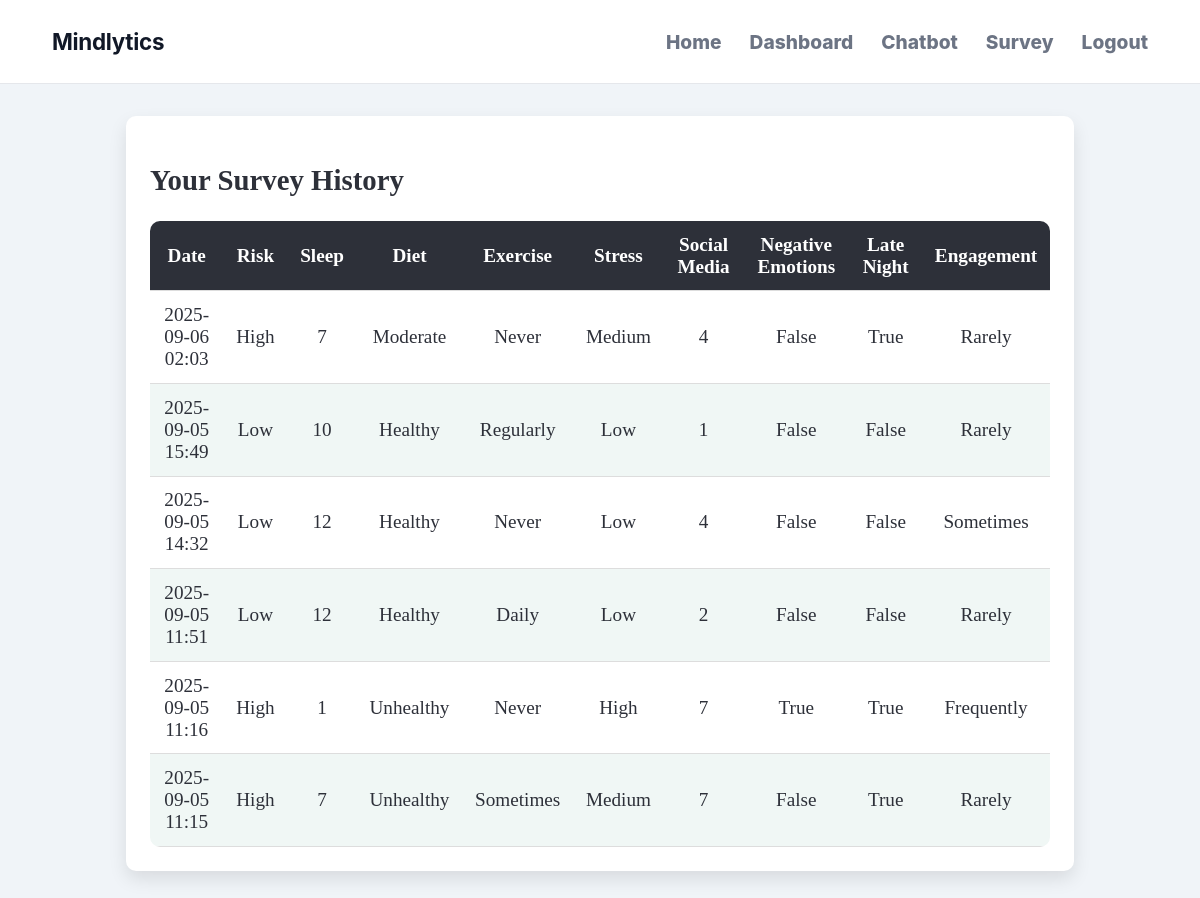
Page /dashboard (signed in) on the earlier database version.
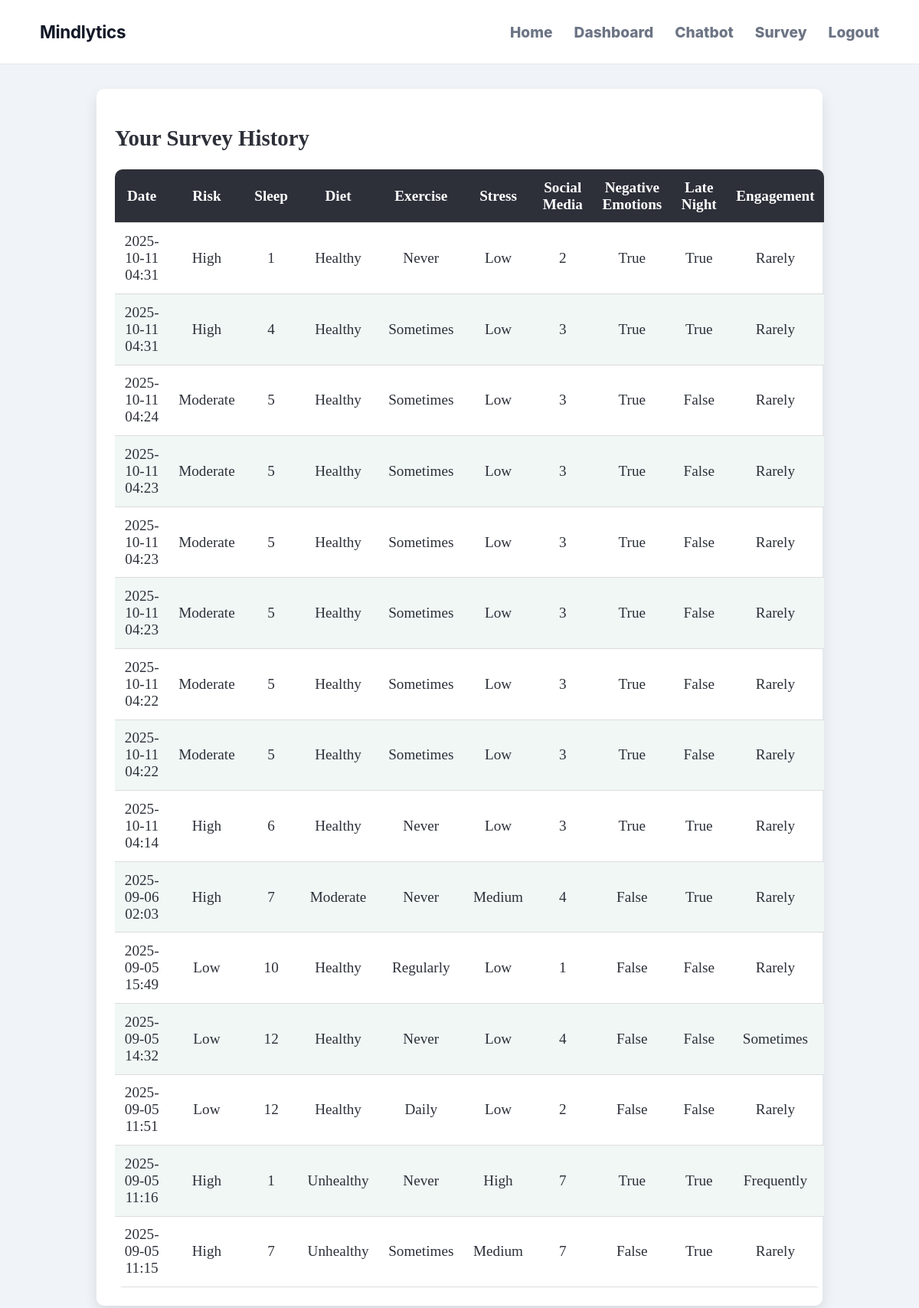
Same page on the later database version.
### app.py (models this page shows)
class SurveyResponse(db.Model):
    id = db.Column(db.Integer, primary_key=True)
    user_id = db.Column(db.Integer, db.ForeignKey('user.id'))
    sleep_hours = db.Column(db.Integer)
    diet = db.Column(db.String(20))
    exercise_frequency = db.Column(db.String(20))
    stress_level = db.Column(db.String(20))
    social_media_time = db.Column(db.Integer)
    negative_emotions = db.Column(db.Boolean)
    late_night_scrolling = db.Column(db.Boolean)
    engagement_frequency = db.Column(db.String(20))
    result = db.Column(db.String(10))
    timestamp = db.Column(db.DateTime)

### app.py (the view)
@app.route('/dashboard')
@login_required
def dashboard():
    surveys = SurveyResponse.query.filter_by(user_id=current_user.id).order_by(SurveyResponse.timestamp.desc()).all()
    return render_template('dashboard.html', surveys=surveys)

### app.py (called while the page is built)
@login_manager.user_loader
def load_user(user_id):
    return User.query.get(int(user_id))

### templates/dashboard.html
{% extends "base.html" %}
{% block css %}
<link rel="stylesheet" href="{{ url_for('static', filename='dashboard.css') }}">
{% endblock %}
{% block content %}
<h2>Your Survey History</h2>
<table>
    <thead>
      <tr>
          <th>Date</th>
          <th>Risk</th>
          <th>Sleep</th>
          <th>Diet</th>
          <th>Exercise</th>
          <th>Stress</th>
          <th>Social Media</th>
          <th>Negative Emotions</th>
          <th>Late Night</th>
          <th>Engagement</th>
      </tr>
    </thead>
    <tbody>
      {% for survey in surveys %}
      <tr>
          <td>{{ survey.timestamp.strftime("%Y-%m-%d %H:%M") }}</td>
          <td>{{ survey.result }}</td>
          <td>{{ survey.sleep_hours }}</td>
          <td>{{ survey.diet }}</td>
          <td>{{ survey.exercise_frequency }}</td>
          <td>{{ survey.stress_level }}</td>
          <td>{{ survey.social_media_time }}</td>
          <td>{{ survey.negative_emotions }}</td>
          <td>{{ survey.late_night_scrolling }}</td>
          <td>{{ survey.engagement_frequency }}</td>
      </tr>
      {% endfor %}
    </tbody>
</table>
{% endblock %}

### templates/base.html (shortened to what this page needs)
<!doctype html>
<html lang="en">
<head>
  <link rel="stylesheet" href="{{ url_for('static', filename='common.css') }}">
  {% block css %}{% endblock %}
</head>
<body>
  {% include 'navbar.html' %}
  <main>
    {% block content %}{% endblock %}
  </main>
</body>
</html>

### templates/navbar.html
<nav class="navbar">
  <div class="navbar-container">
    <div class="navbar-brand">
      <a href="{{ url_for('index') }}">Mindlytics</a>
    </div>
    <ul class="navbar-menu">
      <li><a href="{{ url_for('index') }}">Home</a></li>
      {% if current_user.is_authenticated %}
        <li><a href="{{ url_for('dashboard') }}">Dashboard</a></li>
        <li><a href="{{ url_for('chatbot_view') }}">Chatbot</a></li>
        <li><a href="{{ url_for('survey') }}">Survey</a></li>
        <li><a href="{{ url_for('logout') }}">Logout</a></li>
      {% else %}
        <li><a href="{{ url_for('login') }}">Login</a></li>
        <li><a href="{{ url_for('signup') }}">Register</a></li>
      {% endif %}
    </ul>
  </div>
</nav>

### static/common.css (style rules this page uses)
body { font-family: 'Times New Roman', Times, serif; background: #f0f4f8; color: rgb(45, 48, 57); margin: 0; min-height: 100vh; font-size: larger; }
main { max-width: 900px; margin: 2rem auto; padding: 1.5rem; background: white; border-radius: 10px; box-shadow: 0 8px 18px rgba(0,0,0,0.1); }
.navbar { background: #fbfcfc; padding: 1rem 2rem; color: white; justify-content: space-between; align-items: center; }
.navbar a { color: rgb(108, 116, 132); text-decoration: none; font-weight: 800; }
.navbar { background-color: #ffffff; border-bottom: 1px solid #e5e7eb; font-family: "Inter", system-ui, sans-serif; position: sticky; top: 0; z-index: 1000; }
.navbar-container { max-width: 1200px; margin: 0 auto; padding: 0.75rem 1.25rem; display: flex; justify-content: space-between; align-items: center; }
.navbar-brand a { font-size: 1.4rem; font-weight: 700; color: #111827; text-decoration: none; letter-spacing: -0.3px; }
.navbar-menu { list-style: outside; display: flex; align-items: center; gap: 1.75rem; margin: 0; padding: 0; }

### static/dashboard.css (style rules this page uses)
table { width: 100%; border-collapse: collapse; margin-top: 1rem; box-shadow: 0 5px 10px rgba(255, 255, 255, 0.1); border-radius: 10px; overflow: hidden; }
thead { background-color: rgb(45, 48, 57); color: white; font-weight: bold; }
th, td { padding: 0.8rem; text-align: center; border-bottom: 1px solid #ddd; }
tbody tr:nth-child(even) { background-color: #f0f7f5; }

Differences in the rows shown:
added SurveyResponse: timestamp "2025-10-11 04:31", result "High", sleep_hours "1", diet "Healthy", exercise_frequency "Never", stress_level "Low", social_media_time "2", negative_emotions "True", late_night_scrolling "True", engagement_frequency "Rarely"
added SurveyResponse: timestamp "2025-10-11 04:31", result "High", sleep_hours "4", diet "Healthy", exercise_frequency "Sometimes", stress_level "Low", social_media_time "3", negative_emotions "True", late_night_scrolling "True", engagement_frequency "Rarely"
added SurveyResponse: timestamp "2025-10-11 04:24", result "Moderate", sleep_hours "5", diet "Healthy", exercise_frequency "Sometimes", stress_level "Low", social_media_time "3", negative_emotions "True", late_night_scrolling "False", engagement_frequency "Rarely"
added SurveyResponse: timestamp "2025-10-11 04:23", result "Moderate", sleep_hours "5", diet "Healthy", exercise_frequency "Sometimes", stress_level "Low", social_media_time "3", negative_emotions "True", late_night_scrolling "False", engagement_frequency "Rarely"
added SurveyResponse: timestamp "2025-10-11 04:23", result "Moderate", sleep_hours "5", diet "Healthy", exercise_frequency "Sometimes", stress_level "Low", social_media_time "3", negative_emotions "True", late_night_scrolling "False", engagement_frequency "Rarely"
added SurveyResponse: timestamp "2025-10-11 04:23", result "Moderate", sleep_hours "5", diet "Healthy", exercise_frequency "Sometimes", stress_level "Low", social_media_time "3", negative_emotions "True", late_night_scrolling "False", engagement_frequency "Rarely"
added SurveyResponse: timestamp "2025-10-11 04:22", result "Moderate", sleep_hours "5", diet "Healthy", exercise_frequency "Sometimes", stress_level "Low", social_media_time "3", negative_emotions "True", late_night_scrolling "False", engagement_frequency "Rarely"
added SurveyResponse: timestamp "2025-10-11 04:22", result "Moderate", sleep_hours "5", diet "Healthy", exercise_frequency "Sometimes", stress_level "Low", social_media_time "3", negative_emotions "True", late_night_scrolling "False", engagement_frequency "Rarely"
added SurveyResponse: timestamp "2025-10-11 04:14", result "High", sleep_hours "6", diet "Healthy", exercise_frequency "Never", stress_level "Low", social_media_time "3", negative_emotions "True", late_night_scrolling "True", engagement_frequency "Rarely"
